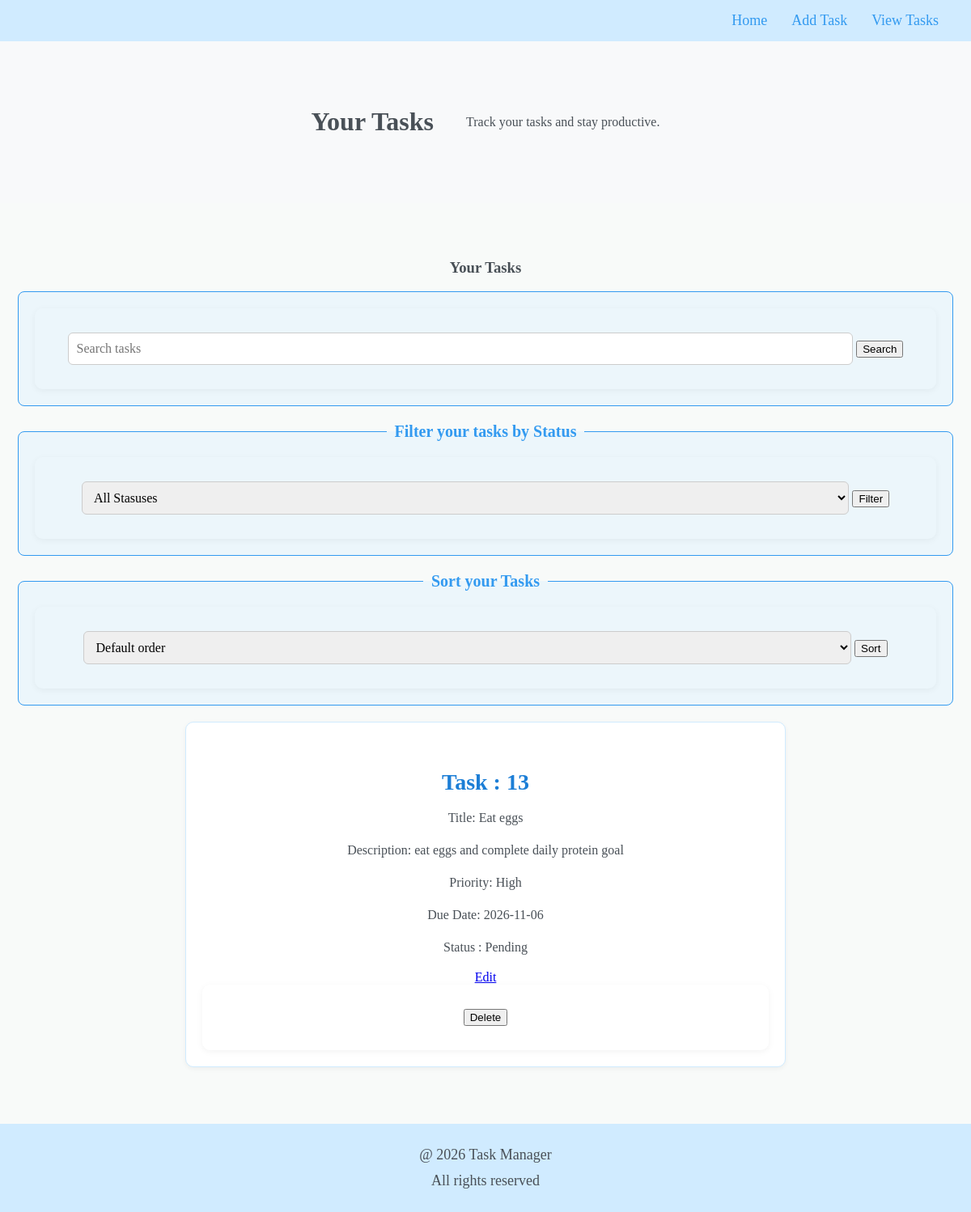
Screenshot of /view_task with the database file from the repository.
### tables this page shows
CREATE TABLE tasks(

        id INTEGER PRIMARY KEY AUTOINCREMENT,
        title TEXT NOT NULL,
        description TEXT DEFAULT 'No description provided',
        priority TEXT NOT NULL 
            CHECK(priority in ('High', 'Medium', 'Low')),
        due_date TEXT DEFAULT NULL,
        status TEXT NOT NULL 
            CHECK(status in ('Pending', 'In Progress', 'Completed'))
    );

### Task-Manager/app.py (the view, shortened to what this page needs)
@app.route('/view_task')
def view_task():
    search = request.args.get('search', '')
    status = request.args.get('status', '')
    sort = request.args.get('sort', '')
    connection = None
    try:
        connection = get_db_connection()
        query = """
            SELECT * FROM tasks
            WHERE title LIKE ?
            AND (? = '' OR status = ?)
        """
        if sort == 'due_asc':
            query += " ORDER BY due_date ASC"
        elif sort == 'due_desc':
            query += " ORDER BY due_date DESC"
        cursor = connection.execute(
            query,
            ('%' + search + '%', status, status)
        )
        tasks = cursor.fetchall()
    except sqlite3.Error as error:
        print('Database error:', error)
        flash('Unable to retrieve tasks.', 'danger')
        tasks = []
    finally:
        if connection:
            connection.close()
    return render_template(
        'view_task.html',
        tasks=tasks,
        search=search,
        status=status,
        sort=sort
    )

### Task-Manager/app.py (called while the page is built)
def get_db_connection():
    connection = sqlite3.connect(DB_PATH)
    connection.row_factory = sqlite3.Row
    return connection

### Task-Manager/templates/view_task.html (shortened to what this page needs)
{% extends "base.html" %}
{% block content %}
<header id="hero">
    <div class="hero-container">
            <h1>Your Tasks</h1>
            <p>Track your tasks and stay productive.</p>
        </div>
</header>
<section id="task-display">
    <h3>Your Tasks</h3>
    <fieldset>
        <form action="{{ url_for('view_task') }}" method="GET">
            <input type="text" name="search" placeholder="Search tasks" value="{{ search }}">
            <button type="submit">Search</button>
        </form>
    </fieldset>
    <fieldset>
        <legend>Filter your tasks by Status</legend>
        <form action="{{url_for('view_task')}}" method="GET">
            <select name="status">
                <option value="">All Stasuses</option>
            </select>
            <button type="submit">Filter</button>
        </form>
    </fieldset>
    <fieldset>
        <legend>Sort your Tasks</legend>
        <form>
            <select name="sort">
                <option value="">Default order</option>
            </select>
             <button type="submit">Sort</button>
        </form>
    </fieldset>
    {% for task in tasks %}
        <article class="task-item">
            <h4>Task : {{ task.id }}</h4>
            <p>Title: {{ task.title }}</p>
            <p>Description: {{ task.description }}</p>
            <p>Priority: {{ task.priority }}</p>
            <p>Due Date: {{ task.due_date }}</p>
            <p>Status : {{task.status}}</p>
            <a href="{{url_for('update_task', task_id=task.id)}}">Edit</a>
            <form  action="{{ url_for('delete_task', task_id=task.id) }}" method="POST">
                <button type="submit">Delete</button>
            </form>
        </article>
    {% else %}
        <p>No tasks available. Add your first task!</p>
    {% endfor %}
</section>
{% endblock %}

### Task-Manager/templates/base.html (shortened to what this page needs)
<!DOCTYPE html>
<html lang="en">
<head>
    <link rel="stylesheet" href="{{ url_for('static', filename='css/style.css') }}">
</head>
<body>
    <nav id="navbar">
        <div class="container">
            <ul class="nav-links">
                <li><a href="{{ url_for('home') }}">Home</a></li>
                <li><a href="{{ url_for('add_task') }}">Add Task</a></li>
                <li><a href="{{ url_for('view_task') }}">View Tasks</a></li>
            </ul>
        </div>
    </nav>
    <main>
        {% block content %}
        {% endblock %}
    </main>
    <footer id="footer">
        <div class="footer-container">
            <p>@ 2026 Task Manager</p>
            <p>All rights reserved</p>
        </div>
    </footer>
</body>
</html>

### Task-Manager/static/css/style.css (style rules this page uses)
body { font-family: 'Poppins','sans-serif'; color: #495057; background-color: #f8faf9; margin:0; }
#navbar { background-color: #d0ebff; padding:15px 40px; }
.nav-links { display: flex; flex-direction: row; justify-content:flex-end; gap:30px; list-style: none; margin: 0; padding: 0; }
.nav-links a { text-decoration: none; color: #339af0; font-weight: 500; font-size:18px ; }
#hero { background-color: #f8f9fa; padding: 60px 20px; display: flex; justify-content: center; }
.hero-container { display: flex; align-items: center; justify-content: center; gap:40px; max-width: 1000px; margin: 0 auto; flex-wrap: wrap; text-align: center; }
form { padding: 30px; border-radius: 10px; box-shadow: 0px 2px 8px rgba(0, 0, 0, 0.05); }
fieldset { border:1px solid #339af0; border-radius: 8px; background-color: rgba(208, 235, 255, 0.3); ; padding:20px; margin-bottom: 20px; }
legend { color:#339af0; font-weight: 600; font-size: 20px; padding: 0 10px; }
input,select,textarea { width: 90%; padding: 10px; border-radius: 6px; border: 1px solid #ccc; font-size:16px; font-family: 'Poppins'; }
#task-display { text-align: center; padding: 50px 20px; }
.task-item { background-color: white; border:1px solid #d0ebff; border-radius: 10px; padding: 20px; max-width: 700px; margin:20px auto ; box-shadow: 0px 2px 6px rgba(0, 0, 0, 0.05); }
.task-item h4 { color: #1c7ed6; margin-bottom: 10px ; font-size:28px; }
.task-item p { color: #495057; font-size: 16px; font-weight: 450; line-height: 1.5; }
#footer { background-color: #d0ebff; padding:20px 0; text-align: center; }
#footer p { font-size:18px; margin:5px 0; font-weight: 500; line-height: 1.5; }

### rows the page displays
tasks: id "13", title "Eat eggs", description "eat eggs and complete daily protein goal", priority "High", due_date "2026-11-06", status "Pending"
